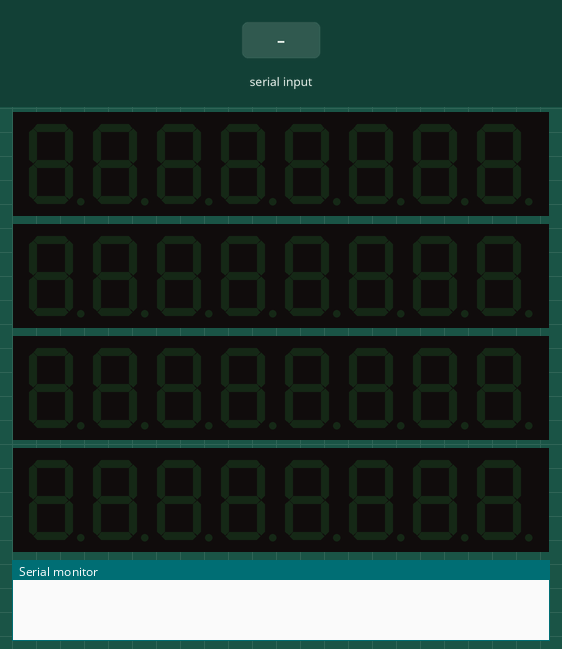
Bench run of a sketch on a simulated Arduino Uno, built with avr-gcc and run on an emulated ATmega328P. Shown: 4 × 8-digit seven-segment display, the last lines printed to the serial monitor. The inputs (shaded band) are chosen by the test bench.

Above: at 0.9 s.
1.0 s: ":\n" received over Serial
At 1.9 s:
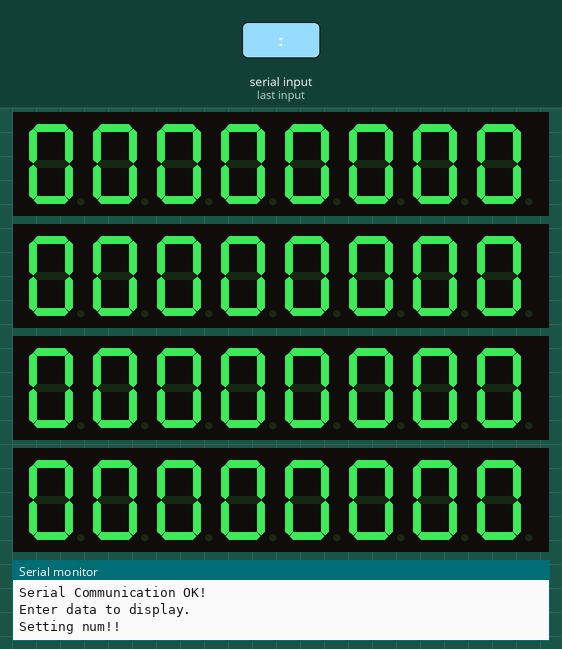
2.5 s: "90:45\n" received over Serial
At 3.1 s:
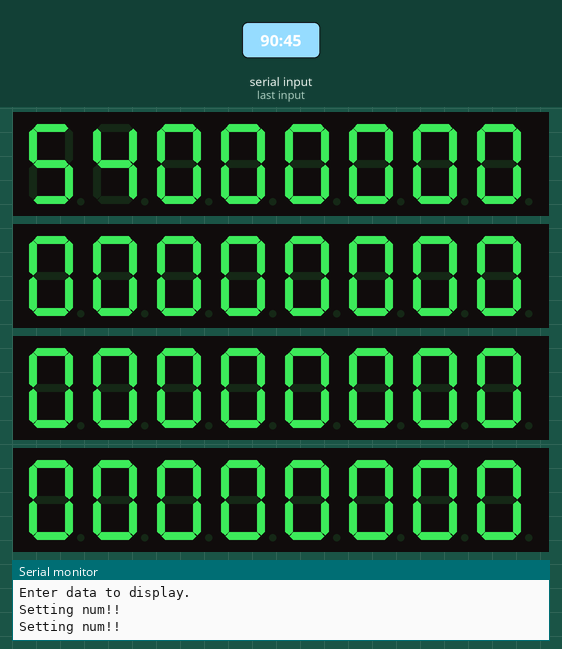
Timing chart, 0 to 5.5 s (numbered marks = the images above; inputs shaded):
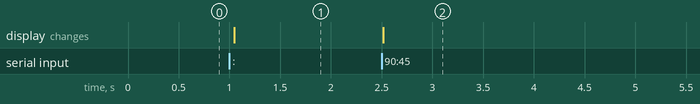

Measured:
- after the input at 1.0 s, the display: changes after 0.05 s (image 1)
- after the input at 2.5 s, the display: changes at once (image 2)

The sketch:

serial2LCD.ino
```cpp
#include <LedControl.h>
//#include <TimeAlarms.h>

#define DEVICES 4

// DataIn, CLK, LOAD, No. of displays
//LedControl lc = LedControl(12,14,15,DEVICES);
LedControl lc = LedControl(12,11,10,DEVICES); // For arduino

void initAllDisplay(void);
void updateDisplay(String inString);
void setNum(int device, unsigned long int Data);

void setup() {

    Serial.begin(57600);
    while (!Serial.available()); // wait for serial port to connect. Needed for native USB port only
    initAllDisplay();
    Serial.println("Serial Communication OK!");
    delay(5);
    Serial.println("Enter data to display.");
    delay(5);
}

void loop() {
    if(Serial.available() > 0) {
        String inString ="";
        while (Serial.available() > 0) {
            int inChar = Serial.read();
            inString += (char)inChar;
            if (inChar == '\n') {
                updateDisplay(inString);
                break;
            }
        }
    }
    else
        delay(10);
}

void initAllDisplay(void){
    for(int i=0; i<DEVICES; i++){
        lc.shutdown(i,false);
        lc.setIntensity(i,8);
        lc.clearDisplay(i);
        for(int j=0; j<8; j++){
            lc.setDigit(i,j,0,false);
        }
    }
}

void updateDisplay(String msg){
    int from;
    int device;
    unsigned long int Data;
    while(msg.indexOf(":") != -1){
        from = msg.indexOf(":");
        device = (msg.substring(from-1)).toInt();
        Data = (msg.substring(from+1)).toInt();
        setNum(device,Data);

        from = msg.indexOf(",");    // if next value is present
        if(from != -1)  // get next value
            msg = msg.substring(from+1);
        else
            break;
    }
}

void setNum(int device, unsigned long int Data){
    Serial.println("Setting num!!");
    for(int i=7; i>=0; i--){
    //for(int i=0; i<=7; i++){
        lc.setDigit(device,i,(Data%10),false);
        if(Data != 0)
            Data /= 10;
    }
}
```
